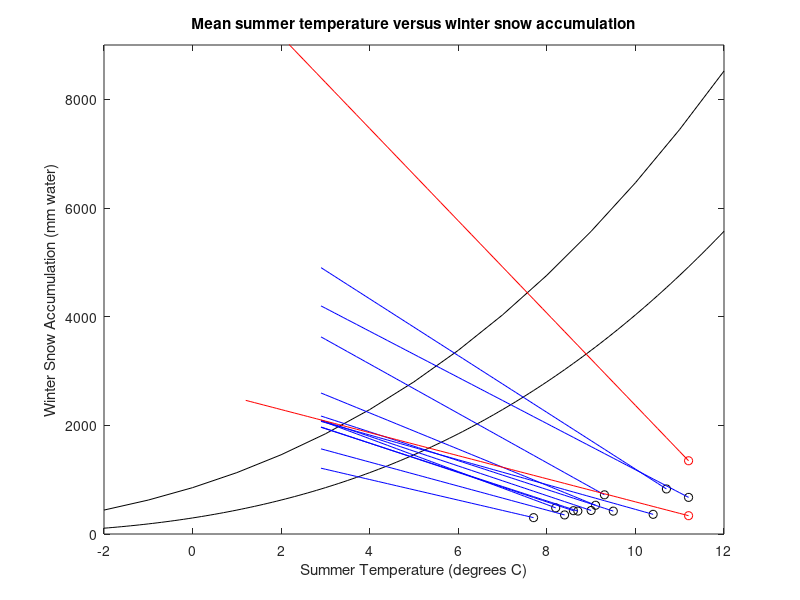

Recreate this plot in MATLAB.
% Script for plotting Glacier exercise data
% Zach Lifton, 11/19/09

clear
% Plot upper line:
for k = 1:15
    Ts(k) = k + (-3);
    A(k) = 1.33*(Ts(k) + 9.66)^(2.85);
end

plot(Ts,A,'k-');
% hAnnotation = get(object_handle,'Annotation');
% hLegendEntry = get(hAnnotation','LegendInformation');
% set(hLegendEntry,'IconDisplayStyle','off');
title('Mean summer temperature versus winter snow accumulation');
xlabel('Summer Temperature (degrees C)');
ylabel('Winter Snow Accumulation (mm water)');
hold on

% Plot lower line:
for k = 1:141
    Ts(k) = 0.1*(k + (-21));
    A(k) = 1.33*(Ts(k) + 6.66)^(2.85);
end

plot(Ts,A,'k-');
hold on

% Plot Rocky Mountain data points:
S = [10.7 11.2 9.5 9.0 10.4 8.6 7.7 8.4 8.7 9.1 9.3 8.2];
W = [829 674 421 433 362 429 301 351 422 529 721 481];
plot(S,W,'ko');
axis([-2 12 0 9000]);

for j = 1:12
    for m = 1:141;
        T(m) = (m-1)*0.1;
        b(m) = (0.063)*W(j)*10*(T(m));
        a(m) = 1.33*(T(m) + 6.66)^(2.85);
    end
    % Plot incremental "paths" of glacial points with changing temp:
    x =(S(j)-T);
    y =(W(j)+b);
%     % find xcross and ycross:
    xcut = x(1:(((S(j)-3)*10)+2));
    ycut = y(1:(((S(j)-3)*10)+2));
%     Tscut = Ts(51:133);
%     Acut = Ts(51:133);
%     diff = fliplr(Acut) - ycut;
%     crossover = diff(1:end-1).*diff(2:end);
%     distance(j) = find(crossover < 0);
%     distance(j) = sqrt(((S(j)-xcross)^2) + (ycross-W(j))^2);
    plot(xcut,ycut,'b-');
    %     plot((S(j)-deltaTp),(W(j)+deltaA),'b-');
end

% disp('Distance from Pleistocene glacial conditions to modern ELA:');
% distance


% Make-shift method:
xorig = S;
yorig = W;
xcross = [7.5 7.2 5.2 5.1 5.2 4.9 3.8 4.4 4.9 5.6 6.4 5.0];
ycross = [2500 2372 1548 1497 1561 1423 1041 1236 1423 1695 2038 1451];
for j = 1:12
    distance(j) = sqrt(((xorig(j)-xcross(j))^2) + (ycross(j)-yorig(j))^2);
end
distance

plot(11.2,337,'ro');
plot(11.2,1348,'ro');

for m = 1:101;
    temp(m) = (m-1)*0.1;
    u(m) = (0.063)*3370*(T(m));
    v(m) = (0.063)*13480*(T(m));
end

plot(11.2-temp,337+u,'r-');
plot(11.2-temp,1348+v,'r-');

% Old method, not correct:
% % Finding the least and most glacial points:
% for k = 1:12
%     ydist(k) = (1.33*(S(k) + 6.66)^(2.85)) - W(k);
%     xdist(k) = abs(((W(k)/1.33)^(1/2.85) - 6.66) - S(k));
% end
% 
% for j = 1:12
%     theta(j) = atand(ydist(j)/xdist(j));
%     l(j) = xdist(j)*sind(theta(j));
% end
% 
% % Display max and min distances from glacial envelope:
% max(l)
% min(l)
% 
% % Plot points and lines:
% least_glac_A = 1.33*(S(5) + 6.66)^(2.85);
% most_glac_A = 1.33*(S(11) + 6.66)^(2.85);
% least_glac_temp = (W(5)/1.33)^(1/2.85) - 6.66;
% most_glac_temp = (W(11)/1.33)^(1/2.85) - 6.66;
% plot(most_glac_temp,W(11),'ro');
% plot(least_glac_temp,W(5),'bo');
% plot(S(11),most_glac_A,'ro');
% plot(S(5),least_glac_A,'bo');
% 
% x = [S(5) S(5)];
% y = [W(5) least_glac_A];
% a = [least_glac_temp S(5)];
% b = [W(5) W(5)];
% plot(x,y,'b-');
% plot(a,b,'b-');
% 
% u = [S(11) S(11)];
% v = [W(11) most_glac_A];
% c = [most_glac_temp S(11)];
% d = [W(11) W(11)];
% plot(u,v,'r-');
% plot(c,d,'r-');
% 
% % Display the distance of most and least glacial points from envelope:
% disp('Least glacial summer temp depression:')
% xdist(5)
% disp('Least glacial winter accumulation increase:')
% ydist(5)
% 
% disp('Most glacial summer temp depression:')
% xdist(11)
% disp('Most glacial winter accumulation increase:')
% ydist(11)
